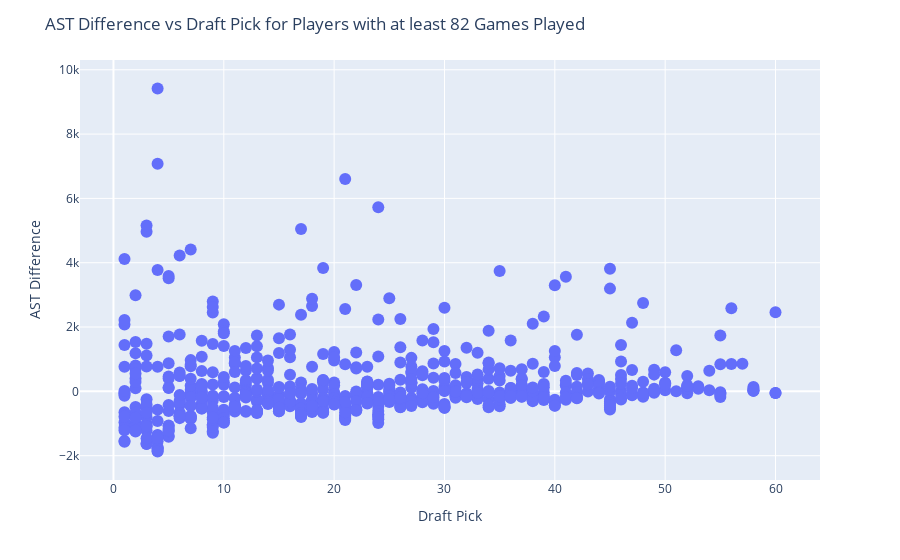

The notebook cell this image was saved under:
### Code cell
# Filter players based on the minimum games played
filtered_df = df_career_na_filled[df_career_na_filled['G'] >= min_games]

# create a combobox widget with all 'Player' values
player_widget_diff_scatter = widgets.Combobox(
    placeholder='Choose a Player',
    options=filtered_df['Player'].unique().tolist(),
    description='Player:',
    ensure_option=True,
    disabled=False
)

# create a dropdown widget with all relevant stats
stat_dropdown_diff_scatter = widgets.Dropdown(
    options=relevant_stats,
    description='Select Stat:',
    disabled=False,
)

# Define the output area to display the scatter plot
output_diff_scatter = widgets.Output()

# Function to update the output area based on the selected stat
def on_value_change_diff_scatter(change):
    clear_output()
    output_diff_scatter.clear_output()
    selected_stat = stat_dropdown_diff_scatter.value
    selected_player = player_widget_diff_scatter.value

    display(player_widget_diff_scatter)
    display(stat_dropdown_diff_scatter)
    with output_diff_scatter:
        fig = px.scatter(filtered_df, x='Pk', y=f'{selected_stat}_diff', hover_name='Player',
                         hover_data={'Pk': True, f'{selected_stat}_diff': True, 'Player': False, selected_stat: True, f'{selected_stat}_rank': True})
        if selected_player in filtered_df['Player'].values:
            highlighted_player = filtered_df[filtered_df['Player'] == selected_player]
            fig.add_trace(px.scatter(highlighted_player, x='Pk', y=f'{selected_stat}_diff', hover_name='Player',
                                     hover_data={'Pk': True, f'{selected_stat}_diff': True, 'Player': False, selected_stat: True, f'{selected_stat}_rank': True},
                                     color_discrete_sequence=['red']).data[0])
        fig.update_traces(marker=dict(size=12), showlegend=False)
        fig.update_layout(title=f'{selected_stat} Difference vs Draft Pick for Players with at least {min_games} Games Played',
                          xaxis_title='Draft Pick', yaxis_title=f'{selected_stat} Difference')
        fig.show()
    
# Observe changes in the value of the dropdown and call the function
stat_dropdown_diff_scatter.observe(on_value_change_diff_scatter, names='value')
player_widget_diff_scatter.observe(on_value_change_diff_scatter, names='value')

# Display the dropdown and the output area
display(player_widget_diff_scatter)
display(stat_dropdown_diff_scatter)
display(output_diff_scatter)

### Figure 1 — Plotly figure (JSON) as saved in the notebook; plotly's stock layout.template omitted (floating-point values rounded to 4 significant figures; data arrays with more than 128 entries replaced by an {"elided": "..."} marker saying what was removed)
{"data": [{"customdata": {"elided": "669x3 mixed values"}, "hovertemplate": "<b>%{hovertext}</b><br><br>Pk=%{x}<br>AST_diff=%{y}<br>AST=%{customdata[1]}<br>AST_rank=%{customdata[2]}<extra></extra>", "hovertext": {"elided": "669 str values"}, "legendgroup": "", "marker": {"color": "#636efa", "size": 12, "symbol": "circle"}, "mode": "markers", "name": "", "orientation": "v", "showlegend": false, "type": "scatter", "x": {"elided": "669 int values"}, "xaxis": "x", "y": {"elided": "669 float values"}, "yaxis": "y"}], "layout": {"legend": {"tracegroupgap": 0}, "margin": {"t": 60}, "title": {"text": "AST Difference vs Draft Pick for Players with at least 82 Games Played"}, "xaxis": {"anchor": "y", "domain": [0, 1], "title": {"text": "Draft Pick"}}, "yaxis": {"anchor": "x", "domain": [0, 1], "title": {"text": "AST Difference"}}}}
